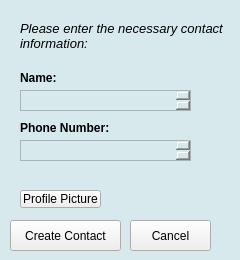
<?xml version="1.0" encoding="UTF-8"?>
<ui version="4.0">
 <class>NecessaryInfoForm</class>
 <widget class="QWidget" name="NecessaryInfoForm">
  <property name="geometry">
   <rect>
    <x>0</x>
    <y>0</y>
    <width>240</width>
    <height>260</height>
   </rect>
  </property>
  <property name="minimumSize">
   <size>
    <width>240</width>
    <height>260</height>
   </size>
  </property>
  <property name="maximumSize">
   <size>
    <width>240</width>
    <height>260</height>
   </size>
  </property>
  <property name="windowTitle">
   <string>Required Information</string>
  </property>
  <property name="styleSheet">
   <string notr="true">background-color: rgb(216, 233, 238);
</string>
  </property>
  <widget class="QPushButton" name="buttonConfirm">
   <property name="geometry">
    <rect>
     <x>10</x>
     <y>220</y>
     <width>111</width>
     <height>31</height>
    </rect>
   </property>
   <property name="styleSheet">
    <string notr="true">background-color: rgb(239, 239, 239);
</string>
   </property>
   <property name="text">
    <string>Create Contact</string>
   </property>
   <property name="checkable">
    <bool>false</bool>
   </property>
  </widget>
  <widget class="QLabel" name="label_2">
   <property name="geometry">
    <rect>
     <x>20</x>
     <y>70</y>
     <width>121</width>
     <height>16</height>
    </rect>
   </property>
   <property name="font">
    <font>
     <bold>true</bold>
    </font>
   </property>
   <property name="text">
    <string>Name:</string>
   </property>
  </widget>
  <widget class="QPlainTextEdit" name="plainTextName">
   <property name="geometry">
    <rect>
     <x>20</x>
     <y>90</y>
     <width>171</width>
     <height>21</height>
    </rect>
   </property>
  </widget>
  <widget class="QPushButton" name="buttonCancel">
   <property name="geometry">
    <rect>
     <x>130</x>
     <y>220</y>
     <width>81</width>
     <height>31</height>
    </rect>
   </property>
   <property name="styleSheet">
    <string notr="true">background-color: rgb(239, 239, 239);
</string>
   </property>
   <property name="text">
    <string>Cancel</string>
   </property>
  </widget>
  <widget class="QPlainTextEdit" name="plainTextNumber">
   <property name="geometry">
    <rect>
     <x>20</x>
     <y>140</y>
     <width>171</width>
     <height>21</height>
    </rect>
   </property>
  </widget>
  <widget class="QLabel" name="label">
   <property name="geometry">
    <rect>
     <x>20</x>
     <y>10</y>
     <width>211</width>
     <height>51</height>
    </rect>
   </property>
   <property name="font">
    <font>
     <pointsize>10</pointsize>
     <italic>true</italic>
     <bold>false</bold>
     <underline>false</underline>
    </font>
   </property>
   <property name="styleSheet">
    <string notr="true"/>
   </property>
   <property name="text">
    <string>Please enter the necessary contact information:</string>
   </property>
   <property name="wordWrap">
    <bool>true</bool>
   </property>
  </widget>
  <widget class="QLabel" name="label_3">
   <property name="geometry">
    <rect>
     <x>20</x>
     <y>120</y>
     <width>121</width>
     <height>16</height>
    </rect>
   </property>
   <property name="font">
    <font>
     <bold>true</bold>
    </font>
   </property>
   <property name="text">
    <string>Phone Number:</string>
   </property>
  </widget>
  <widget class="QPushButton" name="Profilepic">
   <property name="geometry">
    <rect>
     <x>20</x>
     <y>190</y>
     <width>81</width>
     <height>18</height>
    </rect>
   </property>
   <property name="styleSheet">
    <string notr="true">background-color: rgb(239, 239, 239);
</string>
   </property>
   <property name="text">
    <string>Profile Picture</string>
   </property>
  </widget>
  <widget class="QLabel" name="image_label">
   <property name="geometry">
    <rect>
     <x>110</x>
     <y>170</y>
     <width>41</width>
     <height>41</height>
    </rect>
   </property>
   <property name="text">
    <string/>
   </property>
   <property name="scaledContents">
    <bool>true</bool>
   </property>
  </widget>
 </widget>
 <resources/>
 <connections/>
</ui>
